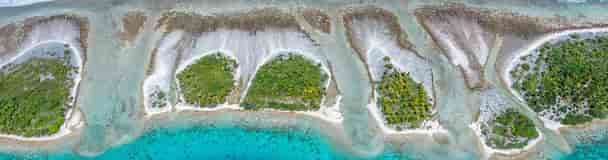
#> input picture computação gráfica/processamento de imagens/Processamento de imagens/polinesiaFrancesa.png, 608 x 160 px, found by its file name
$ python filtroMedia.py
#> lines starting #> are read from the running program, lines starting #| are printed output that depends on the picture
from PIL import Image, ImageFilter

def apply_average_filter(image_path, radius):
    # Abrir a imagem
#> called with radius = 80
    img = Image.open(image_path)
#> img is the input picture: PIL image 608x160 RGB; mean R, G, B 134.3, 157.5, 145.2

    # Aplicar o filtro de média
    filtered_img = img.filter(ImageFilter.BoxBlur(radius))
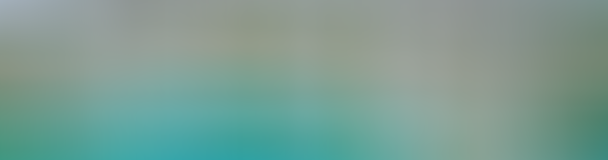
#> filtered_img: PIL image 608x160 RGB; mean R, G, B 124.4, 157, 147.2

    # Salvar a imagem resultante
    output_path = 'output.png'
    filtered_img.save(output_path)
    print(f"A imagem com o filtro de média foi salva em {output_path}.")

# Exemplo de uso
image_path = '/home/fabio/Documentos/computação gráfica/processamento de imagens/Processamento de imagens/polinesiaFrancesa.png'
radius = 80  # Raio do filtro de média
apply_average_filter(image_path, radius)
